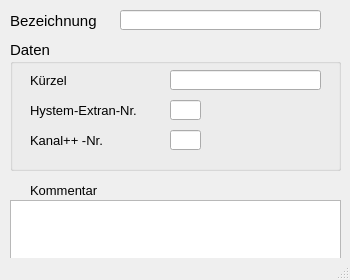
<?xml version="1.0" encoding="UTF-8"?>
<ui version="4.0">
 <class>MainWindow</class>
 <widget class="QMainWindow" name="MainWindow">
  <property name="geometry">
   <rect>
    <x>0</x>
    <y>0</y>
    <width>350</width>
    <height>280</height>
   </rect>
  </property>
  <property name="minimumSize">
   <size>
    <width>350</width>
    <height>280</height>
   </size>
  </property>
  <property name="font">
   <font>
    <family>Tahoma</family>
    <pointsize>10</pointsize>
   </font>
  </property>
  <property name="windowTitle">
   <string>Entwässerungssysteme</string>
  </property>
  <property name="layoutDirection">
   <enum>Qt::LeftToRight</enum>
  </property>
  <widget class="QWidget" name="centralwidget">
   <widget class="QLabel" name="label_2">
    <property name="geometry">
     <rect>
      <x>10</x>
      <y>10</y>
      <width>121</width>
      <height>21</height>
     </rect>
    </property>
    <property name="font">
     <font>
      <family>Tahoma</family>
      <pointsize>11</pointsize>
     </font>
    </property>
    <property name="text">
     <string>Bezeichnung</string>
    </property>
    <property name="alignment">
     <set>Qt::AlignLeading|Qt::AlignLeft|Qt::AlignVCenter</set>
    </property>
   </widget>
   <widget class="QLineEdit" name="bezeichnung">
    <property name="geometry">
     <rect>
      <x>120</x>
      <y>10</y>
      <width>201</width>
      <height>20</height>
     </rect>
    </property>
    <property name="toolTip">
     <string>&lt;html&gt;&lt;head/&gt;&lt;body&gt;&lt;p&gt;Eindeutige Bezeichnung&lt;/p&gt;&lt;/body&gt;&lt;/html&gt;</string>
    </property>
    <property name="statusTip">
     <string>Eindeutige Bezeichnung</string>
    </property>
    <property name="text">
     <string/>
    </property>
   </widget>
   <widget class="QLabel" name="label_4">
    <property name="geometry">
     <rect>
      <x>30</x>
      <y>180</y>
      <width>100</width>
      <height>21</height>
     </rect>
    </property>
    <property name="text">
     <string>Kommentar</string>
    </property>
    <property name="alignment">
     <set>Qt::AlignLeading|Qt::AlignLeft|Qt::AlignVCenter</set>
    </property>
   </widget>
   <widget class="QTextEdit" name="bemerkung">
    <property name="geometry">
     <rect>
      <x>10</x>
      <y>200</y>
      <width>331</width>
      <height>71</height>
     </rect>
    </property>
    <property name="toolTip">
     <string>&lt;html&gt;&lt;head/&gt;&lt;body&gt;&lt;p&gt;Platz für eigene Kommentare.&lt;/p&gt;&lt;/body&gt;&lt;/html&gt;</string>
    </property>
    <property name="statusTip">
     <string>Platz für eigene Kommentare.</string>
    </property>
   </widget>
   <widget class="QGroupBox" name="groupBox_3">
    <property name="geometry">
     <rect>
      <x>10</x>
      <y>40</y>
      <width>331</width>
      <height>131</height>
     </rect>
    </property>
    <property name="font">
     <font>
      <family>Tahoma</family>
      <pointsize>11</pointsize>
     </font>
    </property>
    <property name="title">
     <string>Daten</string>
    </property>
    <widget class="QLineEdit" name="kuerzel">
     <property name="geometry">
      <rect>
       <x>160</x>
       <y>30</y>
       <width>151</width>
       <height>20</height>
      </rect>
     </property>
     <property name="font">
      <font>
       <family>Tahoma</family>
       <pointsize>10</pointsize>
      </font>
     </property>
     <property name="toolTip">
      <string>optional: Kürzel</string>
     </property>
     <property name="statusTip">
      <string>optional: Kürzel</string>
     </property>
     <property name="text">
      <string/>
     </property>
    </widget>
    <widget class="QLineEdit" name="he_nr">
     <property name="enabled">
      <bool>true</bool>
     </property>
     <property name="geometry">
      <rect>
       <x>160</x>
       <y>60</y>
       <width>31</width>
       <height>20</height>
      </rect>
     </property>
     <property name="font">
      <font>
       <family>Tahoma</family>
       <pointsize>10</pointsize>
      </font>
     </property>
     <property name="toolTip">
      <string>&lt;html&gt;&lt;head/&gt;&lt;body&gt;&lt;p&gt;Interne Nr., siehe HE-Editor: Hilfe &amp;gt; Aufzählungen: &amp;quot;Kanalart&amp;quot;&lt;/p&gt;&lt;/body&gt;&lt;/html&gt;</string>
     </property>
     <property name="statusTip">
      <string>Interne Nr., siehe HE-Editor: Hilfe &gt; Aufzählungen: &quot;Kanalart&quot;</string>
     </property>
     <property name="layoutDirection">
      <enum>Qt::RightToLeft</enum>
     </property>
     <property name="autoFillBackground">
      <bool>false</bool>
     </property>
     <property name="text">
      <string/>
     </property>
     <property name="frame">
      <bool>true</bool>
     </property>
    </widget>
    <widget class="QLabel" name="label">
     <property name="geometry">
      <rect>
       <x>20</x>
       <y>60</y>
       <width>121</width>
       <height>21</height>
      </rect>
     </property>
     <property name="font">
      <font>
       <family>Tahoma</family>
       <pointsize>10</pointsize>
      </font>
     </property>
     <property name="text">
      <string>&lt;html&gt;&lt;head/&gt;&lt;body&gt;&lt;p&gt;Hystem-Extran-Nr.&lt;/p&gt;&lt;/body&gt;&lt;/html&gt;</string>
     </property>
     <property name="alignment">
      <set>Qt::AlignLeading|Qt::AlignLeft|Qt::AlignVCenter</set>
     </property>
    </widget>
    <widget class="QLabel" name="label_3">
     <property name="geometry">
      <rect>
       <x>20</x>
       <y>30</y>
       <width>121</width>
       <height>21</height>
      </rect>
     </property>
     <property name="font">
      <font>
       <family>Tahoma</family>
       <pointsize>10</pointsize>
      </font>
     </property>
     <property name="text">
      <string>Kürzel</string>
     </property>
     <property name="alignment">
      <set>Qt::AlignLeading|Qt::AlignLeft|Qt::AlignVCenter</set>
     </property>
    </widget>
    <widget class="QLabel" name="label_5">
     <property name="geometry">
      <rect>
       <x>20</x>
       <y>90</y>
       <width>121</width>
       <height>21</height>
      </rect>
     </property>
     <property name="font">
      <font>
       <family>Tahoma</family>
       <pointsize>10</pointsize>
      </font>
     </property>
     <property name="text">
      <string>&lt;html&gt;&lt;head/&gt;&lt;body&gt;&lt;p&gt;Kanal++ -Nr.&lt;/p&gt;&lt;/body&gt;&lt;/html&gt;</string>
     </property>
     <property name="alignment">
      <set>Qt::AlignLeading|Qt::AlignLeft|Qt::AlignVCenter</set>
     </property>
    </widget>
    <widget class="QLineEdit" name="kp_nr">
     <property name="enabled">
      <bool>true</bool>
     </property>
     <property name="geometry">
      <rect>
       <x>160</x>
       <y>90</y>
       <width>31</width>
       <height>20</height>
      </rect>
     </property>
     <property name="font">
      <font>
       <family>Tahoma</family>
       <pointsize>10</pointsize>
      </font>
     </property>
     <property name="toolTip">
      <string>&lt;html&gt;&lt;head/&gt;&lt;body&gt;&lt;p&gt;Nr. des Entwässerungssystems entspr. Kanal++&lt;/p&gt;&lt;/body&gt;&lt;/html&gt;</string>
     </property>
     <property name="statusTip">
      <string>Nr. des Entwässerungssystems entspr. Kanal++</string>
     </property>
     <property name="layoutDirection">
      <enum>Qt::RightToLeft</enum>
     </property>
     <property name="autoFillBackground">
      <bool>false</bool>
     </property>
     <property name="text">
      <string/>
     </property>
     <property name="frame">
      <bool>true</bool>
     </property>
    </widget>
   </widget>
  </widget>
  <widget class="QStatusBar" name="statusbar"/>
 </widget>
 <tabstops>
  <tabstop>bezeichnung</tabstop>
  <tabstop>kuerzel</tabstop>
  <tabstop>he_nr</tabstop>
  <tabstop>bemerkung</tabstop>
 </tabstops>
 <resources/>
 <connections/>
</ui>
